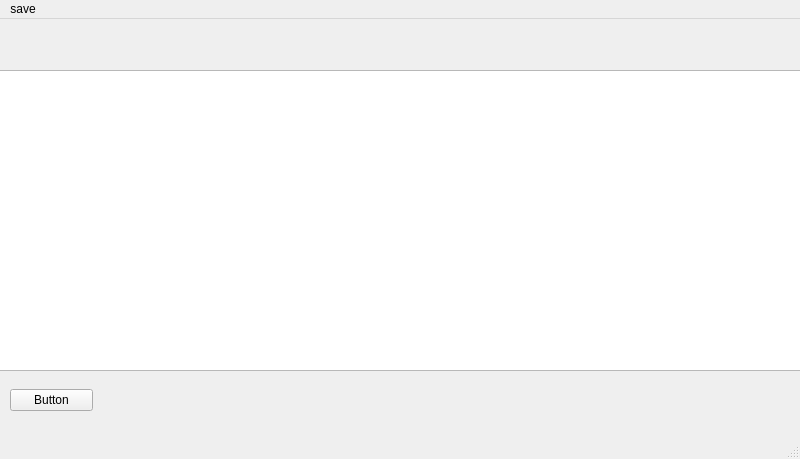
<?xml version="1.0" encoding="UTF-8"?>
<ui version="4.0">
 <class>MainWindow</class>
 <widget class="QMainWindow" name="MainWindow">
  <property name="geometry">
   <rect>
    <x>0</x>
    <y>0</y>
    <width>800</width>
    <height>459</height>
   </rect>
  </property>
  <property name="windowTitle">
   <string>MainWindow</string>
  </property>
  <widget class="QWidget" name="centralwidget">
   <widget class="QGraphicsView" name="score_view">
    <property name="geometry">
     <rect>
      <x>-5</x>
      <y>51</y>
      <width>811</width>
      <height>301</height>
     </rect>
    </property>
   </widget>
   <widget class="QPushButton" name="test_button">
    <property name="geometry">
     <rect>
      <x>10</x>
      <y>370</y>
      <width>83</width>
      <height>22</height>
     </rect>
    </property>
    <property name="text">
     <string>Button</string>
    </property>
   </widget>
  </widget>
  <widget class="QMenuBar" name="menubar">
   <property name="geometry">
    <rect>
     <x>0</x>
     <y>0</y>
     <width>800</width>
     <height>19</height>
    </rect>
   </property>
   <widget class="QMenu" name="menusave">
    <property name="title">
     <string>save</string>
    </property>
   </widget>
   <addaction name="menusave"/>
  </widget>
  <widget class="QStatusBar" name="statusbar"/>
 </widget>
 <resources/>
 <connections/>
</ui>
